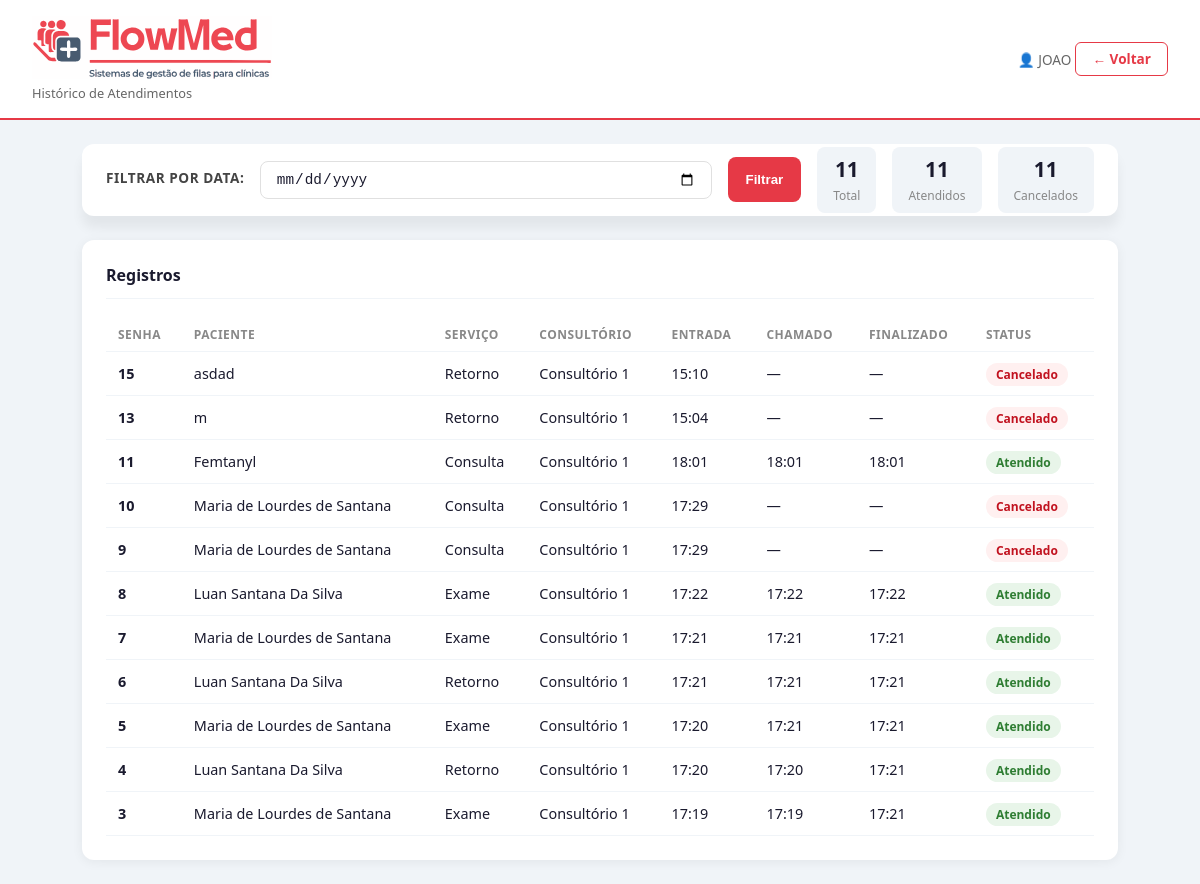
Before: /historico/ (signed in) with the older database file.
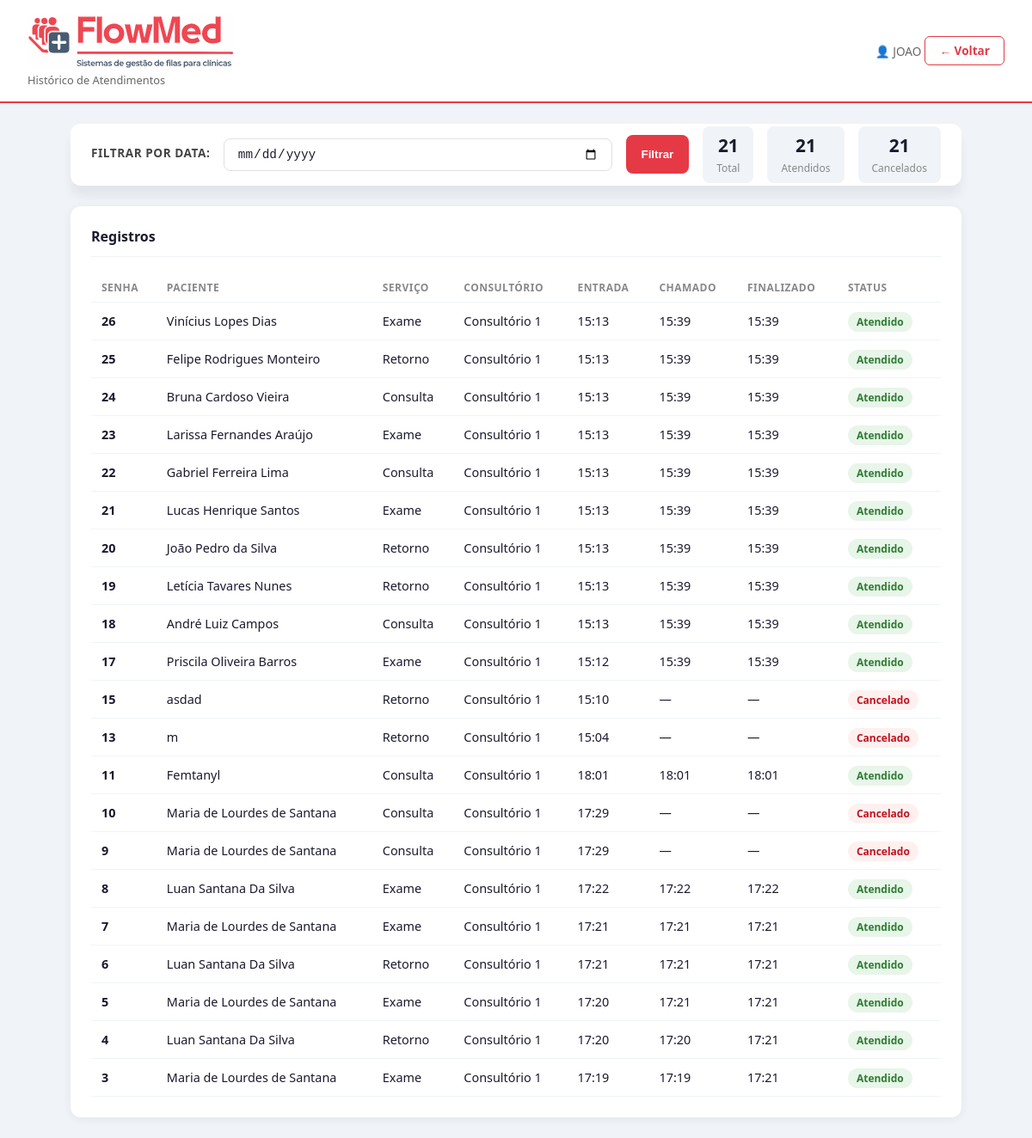
After: the same page with the newer database file.
### atendimento_app/models.py (models this page shows, shortened)
class Senha(models.Model):
    TIPO_SERVICO_CHOICES = [
        ('consulta', 'Consulta'),
        ('exame', 'Exame'),
        ('retorno', 'Retorno'),
    ]
    PRIORIDADE_CHOICES=[
        ('minima', 'Minima'),
        ('baixa', 'Baixa'),
        ('media', 'Media'),
        ('alta', 'Alta'),
        ('maxima', 'Maxima')
    ]
    STATUS_CHOICES =[
        ('aguardando_recepcao', 'Aguardando Recepção'),
        ('aguardando_consultorio', 'Aguardando Consultório'),
        ('chamado', 'Chamado'),
        ('atendido', 'Atendido'),
        ('cancelado', 'Cancelado'),
    ]
    nome_paciente = models.CharField(max_length=100, unique=False)
    consultorio = models.ForeignKey(Consultorio, on_delete=models.SET_NULL, null=True, blank=True)
    numero = models.PositiveBigIntegerField(unique=True, editable=False)
    tipo_servico = models.CharField(max_length=20, choices=TIPO_SERVICO_CHOICES)
    prioridade = models.CharField(max_length=20, choices=PRIORIDADE_CHOICES, default='media')
    status = models.CharField(max_length=30, choices=STATUS_CHOICES, default='aguardando_recepcao')
    criado_em = models.DateTimeField(auto_now_add=True)
    chamado_recepcao = models.DateTimeField(null=True,blank=True)
    chamado_consultorio = models.DateTimeField(null=True,blank=True)
    finalizado_em= models.DateTimeField(null=True, blank=True)
    class Meta:
        verbose_name = 'Senha'
        verbose_name_plural = 'Senhas'
        ordering = ['-prioridade', 'criado_em']

class Consultorio(models.Model):
    nome = models.CharField(max_length=50)
    profissional = models.ForeignKey(User, on_delete=models.SET_NULL,null=True, blank=True)
    ativo = models.BooleanField(default=True)
    class Meta:
            verbose_name = 'Consultório'
            verbose_name_plural = 'Consultórios'
            ordering = ['nome']
    def __str__(self):
        return self.nome

### atendimento_app/views.py (the view)
# urls.py: path('historico/', views.historico, name='historico'),
@login_required
def historico(request):
    try:
        if request.user.perfil.tipo not in ['recepcionista', 'medico']:
            return redirect('/admin/')
    except Perfil.DoesNotExist:
        return redirect('/admin/')
    data_filtro = request.GET.get('data', '').strip()
    senhas =Senha.objects.filter(
        status__in=['atendido','cancelado']
    ).order_by('-criado_em')
    if request.user.perfil.tipo == 'medico':
        senhas = senhas.filter(consultorio=request.user.perfil.consultorio)
    if data_filtro:
        senhas = senhas.filter(criado_em__date=data_filtro)
    contexto ={
        'senhas':senhas,
        'data_filtro':data_filtro
    }
    return render(request, 'historico.html',contexto)

### atendimento_app/templates/historico.html (shortened to what this page needs)
{% load static %}
<!DOCTYPE html>
<html lang="pt-br">
<head>
  <link rel="stylesheet" href="{% static 'css/historico.css' %}">
</head>
<body>
<header>
  <div class="header-left">
    <div>
      <img src="{% static 'images/FlowMedRed.svg' %}" alt="FlowMed" width=240">
      <small>Histórico de Atendimentos</small>
    </div>
  </div>
  <div class="header-right">
    <span class="usuario-badge">👤 {{ request.user.get_full_name|default:request.user.username }}</span>
    {% if request.user.perfil.tipo == 'recepcionista' %}
      <a href="{% url 'atendimento_app:painel_recepcao' %}" class="btn-voltar">← Voltar</a>
    {% else %}
      <a href="{% url 'atendimento_app:painel_consultorio' %}" class="btn-voltar">← Voltar</a>
    {% endif %}
  </div>
</header>
<div class="container">
  <form method="GET" action="{% url 'atendimento_app:historico' %}">
    <div class="filtro">
      <label>Filtrar por data:</label>
      <input type="date" name="data" value="{{ data_filtro }}">
      <button type="submit">Filtrar</button>
      <div class="resumo">
        <div class="resumo-item">
          <strong>{{ senhas|dictsortreversed:"status"|length }}</strong>
          <small>Total</small>
        </div>
        <div class="resumo-item">
          <strong>{{ senhas|dictsort:"status"|length }}</strong>
          <small>Atendidos</small>
        </div>
        <div class="resumo-item">
          <strong>{{ senhas|dictsortreversed:"status"|length }}</strong>
          <small>Cancelados</small>
        </div>
      </div>
    </div>
  </form>
  <div class="card">
    <h2>Registros</h2>
    <table>
      <thead>
        <tr>
          <th>Senha</th>
          <th>Paciente</th>
          <th>Serviço</th>
          <th>Consultório</th>
          <th>Entrada</th>
          <th>Chamado</th>
          <th>Finalizado</th>
          <th>Status</th>
        </tr>
      </thead>
      <tbody>
        {% for senha in senhas %}
        <tr>
          <td><strong>{{ senha.numero }}</strong></td>
          <td>{{ senha.nome_paciente }}</td>
          <td>{{ senha.get_tipo_servico_display }}</td>
          <td>{{ senha.consultorio|default:"—" }}</td>
          <td>{{ senha.criado_em|time:"H:i" }}</td>
          <td>{{ senha.chamado_consultorio|time:"H:i"|default:"—" }}</td>
          <td>{{ senha.finalizado_em|time:"H:i"|default:"—" }}</td>
          <td>
            <span class="badge badge-{{ senha.status }}">
              {{ senha.get_status_display }}
            </span>
          </td>
        </tr>
        {% empty %}
        <tr>
          <td colspan="8" class="empty">Nenhum registro encontrado</td>
        </tr>
        {% endfor %}
      </tbody>
    </table>
  </div>
</div>
</body>
</html>

Changed rows visible on the page:
now on this page (row edited): Senha: numero "26", nome_paciente "Vinícius Lopes Dias", tipo_servico "Exame", consultorio "Consultório 1", criado_em "15:13", chamado_consultorio "15:39", finalizado_em "15:39", status "Atendido"
now on this page (row edited): Senha: numero "25", nome_paciente "Felipe Rodrigues Monteiro", tipo_servico "Retorno", consultorio "Consultório 1", criado_em "15:13", chamado_consultorio "15:39", finalizado_em "15:39", status "Atendido"
now on this page (row edited): Senha: numero "24", nome_paciente "Bruna Cardoso Vieira", tipo_servico "Consulta", consultorio "Consultório 1", criado_em "15:13", chamado_consultorio "15:39", finalizado_em "15:39", status "Atendido"
now on this page (row edited): Senha: numero "23", nome_paciente "Larissa Fernandes Araújo", tipo_servico "Exame", consultorio "Consultório 1", criado_em "15:13", chamado_consultorio "15:39", finalizado_em "15:39", status "Atendido"
now on this page (row edited): Senha: numero "22", nome_paciente "Gabriel Ferreira Lima", tipo_servico "Consulta", consultorio "Consultório 1", criado_em "15:13", chamado_consultorio "15:39", finalizado_em "15:39", status "Atendido"
now on this page (row edited): Senha: numero "21", nome_paciente "Lucas Henrique Santos", tipo_servico "Exame", consultorio "Consultório 1", criado_em "15:13", chamado_consultorio "15:39", finalizado_em "15:39", status "Atendido"
now on this page (row edited): Senha: numero "20", nome_paciente "João Pedro da Silva", tipo_servico "Retorno", consultorio "Consultório 1", criado_em "15:13", chamado_consultorio "15:39", finalizado_em "15:39", status "Atendido"
now on this page (row edited): Senha: numero "19", nome_paciente "Letícia Tavares Nunes", tipo_servico "Retorno", consultorio "Consultório 1", criado_em "15:13", chamado_consultorio "15:39", finalizado_em "15:39", status "Atendido"
now on this page (row edited): Senha: numero "18", nome_paciente "André Luiz Campos", tipo_servico "Consulta", consultorio "Consultório 1", criado_em "15:13", chamado_consultorio "15:39", finalizado_em "15:39", status "Atendido"
now on this page (row edited): Senha: numero "17", nome_paciente "Priscila Oliveira Barros", tipo_servico "Exame", consultorio "Consultório 1", criado_em "15:12", chamado_consultorio "15:39", finalizado_em "15:39", status "Atendido"
Other visible differences:
{{ senhas|dictsortreversed:"status"|length }}: "11" → "21"
{{ senhas|dictsort:"status"|length }}: "11" → "21"
